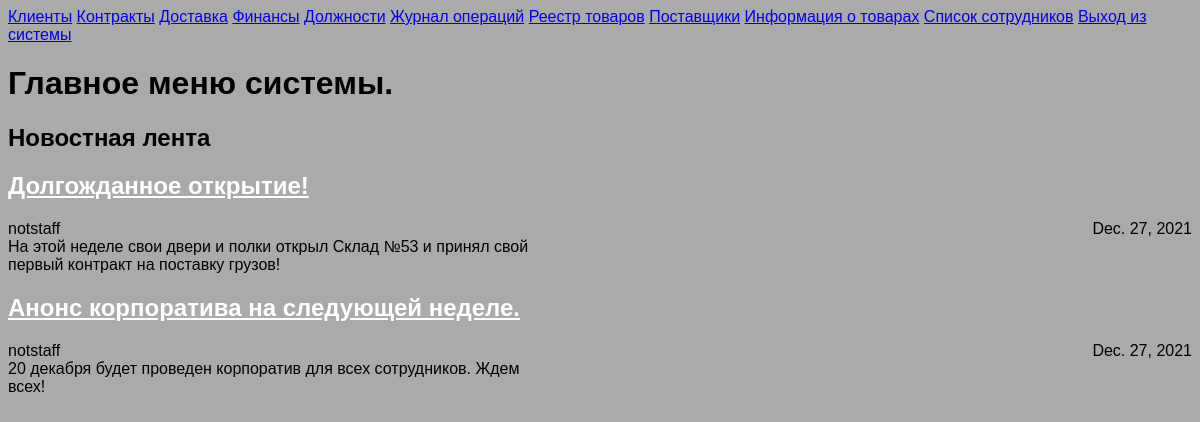
/main/, run on the app's committed database.
### articles/models.py (models this page shows, shortened)
class Article(models.Model):
    title = models.CharField(max_length=200)
    author = models.ForeignKey(User, on_delete=models.CASCADE)
    text = models.TextField()
    created_date = models.DateField(auto_now_add=True)
    def get_excerpt(self):
        return self.text

### articles/views.py (the view)
# urls.py: path('main/', views.archive),
def archive(request):
    return render(request, 'archive.html', {"posts": Article.objects.all()})

### articles/templates/archive.html (shortened to what this page needs)
<!doctype html>
<html>
<head>
<link rel="stylesheet" href="{{ STATIC_URL }}/static/css/article.css">
</head>
<body>
<a href="/clients">Клиенты</a>
<a href="/contracts">Контракты</a>
<a href="/deliveries">Доставка</a>
<a href="/finances">Финансы</a>
<a href="/jobs">Должности</a>
<a href="/opjournal">Журнал операций</a>
<a href="/registry">Реестр товаров</a>
<a href="/suppliers">Поставщики</a>
<a href="/valuables">Информация о товарах</a>
<a href="/workers">Список сотрудников</a>
<a href="/logout">Выход из системы</a>
<h1>Главное меню системы.</h1>
<p>
<h2>Новостная лента</h2>
<div class="archive">
{% for post in posts %}
<h2 class="post-title"><a href="article/{{post.id}}">{{ post.title }}</a></h2>
<div class="one-post">
<div class="article-author">{{post.author.username }}</div><div class="article-created-date">{{post.created_date }}</div>
<div class="article-text">{{ post.get_excerpt }}</div>
</div>
{% endfor %}
</div>
</body>
</html>

### articles/static/css/article.css (style rules this page uses)
body { background: #aaaaaa; font-family: Tahoma, Arial, sans-serif; color: #000000; }
.archive { width: auto; margin-left: auto; margin-right: auto; }
.post-title a { color: #ffffff; }
.article-author { width: 50%; float: left; }
.article-created-date { text-align: right; }
.article-text { text-align:left; margin-left: auto; margin-right: 650px; }

### data on the page
Article: title "Долгожданное открытие!", author.username "notstaff", created_date "Dec. 27, 2021", get_excerpt "На этой неделе свои двери и полки открыл Склад №53 и принял свой первый контракт на поставку грузов!"
Article: title "Анонс корпоратива на следующей неделе.", author.username "notstaff", created_date "Dec. 27, 2021", get_excerpt "20 декабря будет проведен корпоратив для всех сотрудников. Ждем всех!"
